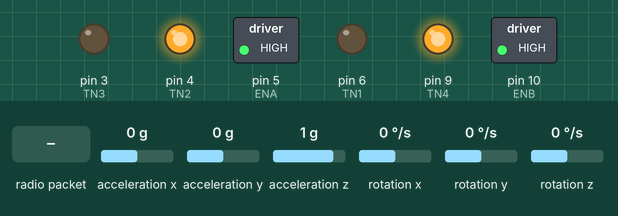
This sketch was run on a simulated Arduino Uno, built with avr-gcc and run on an emulated ATmega328P. Shown: switched loads named in the sketch (green lamp = pin HIGH), output pins drawn as LEDs (lit = HIGH). The inputs (shaded band) are chosen by the test bench; at power-on: acceleration z 1 g, rotation x 0 °/s, acceleration x 0 g, acceleration y 0 g, rotation y 0 °/s, rotation z 0 °/s. No radio packets arrive unless stated; what the sketch prints to the serial monitor is not drawn.

Above: at 2.0 s.
2.1 s: acceleration z set to 0.1 g
3.6 s: acceleration z set to -0.2 g
At 3.85 s:
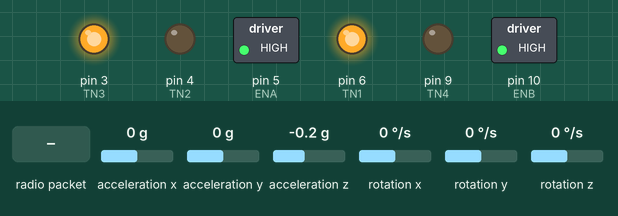
At 4.5 s:
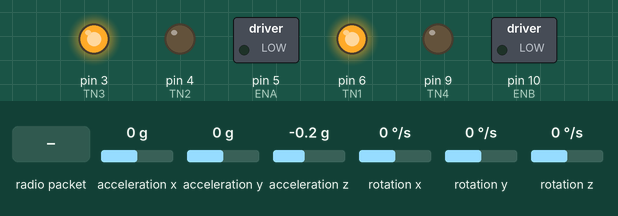
5.4 s: rotation x set to -27 °/s
8.4 s: rotation x set to -30 °/s
At 10.8 s:
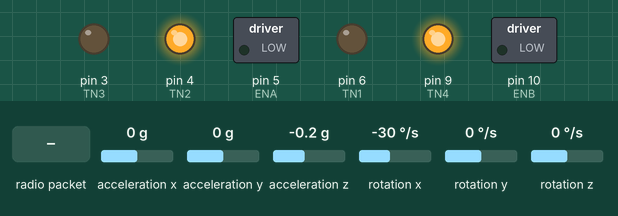
11.4 s: rotation x set to -24 °/s
At 14.3 s:
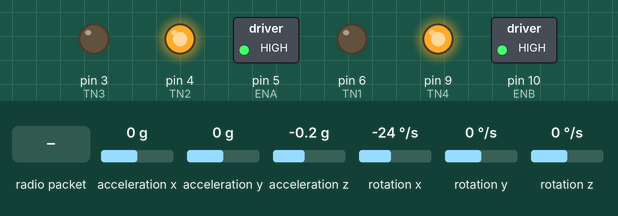
14.4 s: radio packet "1" arrives
Timing chart, 0 to 16.9 s (numbered marks = the images above; inputs shaded):
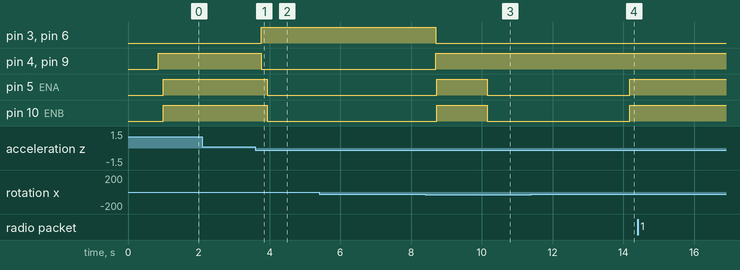

Measured:
- the behaviour switches between 0 and -0.1 g on acceleration z (found by bisection; images 0 and 1)
- the behaviour switches between -29 and -30 °/s on rotation x (found by bisection; images 2 and 3)
- the behaviour switches between -27 and -26 °/s on rotation x (found by bisection; images 3 and 4)
- after the input at 2.1 s, every drawn part: stays the same
- after the input at 3.6 s, pin 3 (TN3), pin 6 (TN1): LOW → HIGH after 0.16 s; pin 4 (TN2), pin 9 (TN4): HIGH → LOW after 0.16 s; pin 5 (ENA), pin 10 (ENB): HIGH → LOW after 0.34 s
- after the input at 5.4 s, every drawn part: stays the same
- after the input at 11.4 s, pin 5 (ENA), pin 10 (ENB): LOW → HIGH after 2.8 s

The sketch:

ArduinoSegway.ino
```cpp
/* Arduino Segway Code

 Self balancing 2 wheeled robot using Arduino UNO & MPU6050 gyroscope/accelerometer module
 Additional nRF24L01 wireless module used to remotely drive the segway
 (Rough) Combination of other open source codes for similar projects + variations that worked best

Thanks!
Shannon Charls
email: charlsshannon@gmail.com
if you have questions or want schematics or MATLAB code used to calculate PID lmk
.************************************************************************************************************/


//Libraries used
#include <Wire.h>
#include <SPI.h>
#include <RF24.h>   //I think I decided on the nRF24L01 library instead of this one
#include <nRF24L01.h> //its up to you
#include <I2Cdev.h>
#include <MPU6050.h>

MPU6050 accelgyro;
MPU6050 initialize;
int16_t ax, ay, az;
int16_t gx, gy, gz;

/*These depend on specific model. Try guessing or use MATLAB/Simulink for an iverted pendulum*/
#define Gry_offset 1  //The offset of the gyro
#define Gyr_Gain 16.348
#define Angle_offset -10  // The offset of the accelerator
#define RMotor_offset -0.5 // The offset of right motor
#define LMotor_offset 0.5  // The offset of left motor
#define pi 3.14159

float kp, ki, kd;
float Angle_Raw, Angle_Filtered, omega;
float Turn_Speed = 0, Turn_Speed_K = 0;
float Run_Speed = 0, Run_Speed_K = 0;
float LOutput,ROutput;

unsigned long preTime = 0;
unsigned long lastTime;
float Input, Output;
float errSum, dErr, error, lastErr;
int timeChange;

//Motor driver pin assignments
int TN1=6;
int TN2=4;
int ENA=5;
int TN3=3;
int TN4=9;
int ENB=10;

byte addresses[][6] = {"0"};

//nRF24L01 wireless reciever & transiever for remote
RF24 myRadio (7, 8);
struct package
{
  int X;
  int Y;
  float angle;
  float omega;
  int speed;
  uint16_t null_1;
  uint16_t null_2;
};

typedef struct package Package;
Package data;

/*Extended data from the joysticks
 Not currently used but could change axis' from 8bit to 16bit depending on how much control you want

struct Axis  // Datas from remote control
{
  uint16_t axis_1;
  uint16_t axis_2;
  uint16_t axis_3;
  uint16_t axis_4;
  uint16_t axis_5;
  uint16_t axis_6;
  uint16_t axis_7;
  uint16_t axis_8;
};
Axis axis_x;
*/

void setup()
{
  Wire.begin();
  Serial.begin(115200);

  /* If turned on with angle > |45| degrees, dont start the robot. Saves batteries. */
  accelgyro.initialize();
  initialize.setFullScaleGyroRange(MPU6050_GYRO_FS_2000);;
  for(int i = 0; i < 200; i++)  // Looping 200 times to get the real gesture when starting
  {
    Filter();   //Kalman filter
  }
  if (abs(Angle_Filtered) < 45)  // Start after filtering data & checking starting angle
  {
    omega = Angle_Raw = Angle_Filtered = 0;
    Filter();
    Output = error = errSum = dErr = Run_Speed = Turn_Speed = 0;
    myPID();
  }

  pinMode(TN1,OUTPUT);
  pinMode(TN2,OUTPUT);
  pinMode(TN3,OUTPUT);
  pinMode(TN4,OUTPUT);
  pinMode(ENA,OUTPUT);
  pinMode(ENB,OUTPUT);

  // 24L01 initialization
   myRadio.begin();
  myRadio.setChannel(115);
  myRadio.setPALevel(RF24_PA_MAX);
  myRadio.setDataRate( RF24_250KBPS ) ;
  myRadio.openReadingPipe(1, addresses[0]);
  myRadio.startListening();
}

void loop()
{
  Filter();

  //Serial.print("  Angle = ");  //Testing angle values recieved
  //Serial.print(Angle_Filtered); //Slows down loop but good for testing gyroscope

  // If angle > 45 or < -45 then stop the segway
  if (abs(Angle_Filtered) < 45)
  {
    Recive();
    myPID();
    PWMControl();
  }
  else
  {
    analogWrite(ENA, 0);  // Stop the wheels
    analogWrite(ENB, 0);  // Stop the wheels

    for(int i = 0; i < 100; i++)  // Keep reading the gesture after falling down
    {
      Filter();
    }

    if(abs(Angle_Filtered) < 45)  // Empty datas and restart the robot automaticly
    {
      for(int i = 0; i <= 500; i++)  // Reset the robot and delay 2 seconds
      {
        omega = Angle_Raw = Angle_Filtered = 0;
        Filter();
        Output = error = errSum = dErr = Run_Speed = Turn_Speed = 0;
        myPID();
      }
    }
  }

  Serial.println(); //Loop delay. The loop is going as fast as the Ardunio can process which is +- (dis)advantageous depending

}

//For radio tranciever / reciever
void Recive()
{
    if (myRadio.available() ){
       while (myRadio.available())
    {
      myRadio.read( &data, sizeof(data) );
    }

    Serial.print("X:");
    Serial.print(data.X);
    Serial.print("      Y");
    Serial.println(data.Y);


    int X = data.X;
    int Y = data.Y;
  //  int X2 = data.X2;
   // int Y2 = data.Y2;*/

   int foward = map(X,524,1024,0,255);
    int backward = map(X,500,0,0,255);
    int right = map(Y,524,1024,0,255);
    int left = map(Y,500,0,0,255);

    /*Testing the alternative axis' didn't end up using the option
    Serial.print("axis_1=");
    Serial.print(axis_x.axis_1);
    Serial.print("  axis_2=");
    Serial.println(axis_x.axis_2);
    Serial.print("  axis_3=");
    Serial.print(axis_x.axis_3);
    Serial.print("  axis_4=");
    Serial.print(axis_x.axis_4);
    Serial.print("  axis_5=");
    Serial.print(axis_x.axis_5);
    Serial.print("  axis_6=");
    Serial.print(axis_x.axis_6);
    Serial.print("  axis_7=");
    Serial.print(axis_x.axis_7);
    Serial.print("  axis_8=");
    Serial.println(axis_x.axis_8);*/

    //Data recieved from joysticks
  if(X > 524 && Y < 524 && Y > 500){
      analogWrite(TN3, foward);
      analogWrite(TN4, 0);
      analogWrite(TN1, foward);
      analogWrite(TN2, 0);
    }else if(X < 500 && Y < 524 && Y > 500){
      analogWrite(TN4, backward);
      analogWrite(TN3, 0);
      analogWrite(TN2, backward);
      analogWrite(TN1, 0);
    }else if(X < 524 && X > 500 && Y < 524 && Y > 500){
      analogWrite(TN4, 0);
      analogWrite(TN3, 0);
      analogWrite(TN2, 0);
      analogWrite(TN1, 0);
    }else if(X < 524 && X > 500 && Y > 524){
      analogWrite(TN4, 0);
      analogWrite(TN3, left);
      analogWrite(TN2, left);
      analogWrite(TN1, 0);
    }else if(X < 524 && X > 500 && Y < 500){
      analogWrite(TN4, right);
      analogWrite(TN3, 0);
      analogWrite(TN2, 0);
      analogWrite(TN1, right);
    }else if(X > 524 && Y > 524){
      analogWrite(TN3, foward);
      analogWrite(TN4, 0);
      analogWrite(TN1, foward-right);
      analogWrite(TN2, 0);
    }else if(X > 524 && Y < 500){
      analogWrite(TN3, foward-left);
      analogWrite(TN4, 0);
      analogWrite(TN1, foward);
      analogWrite(TN2, 0);
    }else if(X < 500 && Y > 524){
      analogWrite(TN4, backward);
      analogWrite(TN3, 0);
      analogWrite(TN2, backward-right);
      analogWrite(TN1, 0);
    }else if(X < 500 && Y < 500){
      analogWrite(TN4, backward-left);
      analogWrite(TN3, 0);
      analogWrite(TN2, backward);
      analogWrite(TN1, 0);
    }

  }
}

//Kalman filter to confirm correct data from gyroscope, optional but helpful
void Filter()
{
  // Raw datas from MPU6050
  accelgyro.getMotion6(&ax, &ay, &az, &gx, &gy, &gz);
  Angle_Raw = (atan2(ay, az) * 180 / pi + Angle_offset);
  omega =  gx / Gyr_Gain + Gry_offset;
  // Filters datas to get the real gesture
  unsigned long now = millis();
  float dt = (now - preTime) / 1000.00;
  preTime = now;
  float K = 0.95;
  float A = K / (K + dt);
  Angle_Filtered = A * (Angle_Filtered + omega * dt) + (1 - A) * Angle_Raw;

  // Preparing datas which can be shown on the LCD. Still investigating adding LCD screen
  //Cool but takes up power + loop time
  data.omega = omega;
  data.angle = Angle_Filtered;
}

void myPID()
{
  //I calculated PID using MATLAB at best phase margin & gain
  //Sometimes its easier to guess & test (or add potentometers) if you dont have MATLAB
  kp=170;
  ki=0.2;
  kd=1;

  // Calculating the output values using the gesture values and the PID values.
  unsigned long now = millis();
  timeChange = (now - lastTime);


  lastTime = now;

  error = Angle_Filtered;  // Proportion
  errSum += error * timeChange;  // Integration
  dErr = (error - lastErr) / timeChange;  // Differentiation
  Output = kp * error + ki * errSum + kd * dErr;
  lastErr = error;

  LOutput = Output - Turn_Speed + Run_Speed;
  ROutput = Output + Turn_Speed + Run_Speed;
  data.speed = (LOutput + ROutput) / 2;
}

//Pulse width mod control for motors
void PWMControl()
{
  if(LOutput > 0)
  {
    digitalWrite(TN1, HIGH);
    digitalWrite(TN2, LOW);
  }
  else if(LOutput < 0)
  {
    digitalWrite(TN1, LOW);
    digitalWrite(TN2, HIGH);
  }
  else
  {
    digitalWrite(ENA, 0);
  }
  if(ROutput > 0)
  {
    digitalWrite(TN3, HIGH);
    digitalWrite(TN4, LOW);
  }
  else if(ROutput < 0)
  {
    digitalWrite(TN3, LOW);
    digitalWrite(TN4, HIGH);
  }
  else
  {
    digitalWrite(ENB, 0);
  }
    analogWrite(ENA, min(255, (abs(LOutput) + LMotor_offset)));
    analogWrite(ENB, min(255, (abs(ROutput) + RMotor_offset)));
}
```

LMotorController.cpp
```cpp
#include "LMotorController.h"
#include "Arduino.h"


LMotorController::LMotorController(int ena, int in1, int in2, int enb, int in3, int in4, double motorAConst, double motorBConst)
{
    _motorAConst = motorAConst;
    _motorBConst = motorBConst;

	_ena = ena;
	_in1 = in1;
	_in2 = in2;
	_enb = enb;
	_in3 = in3;
	_in4 = in4;

	pinMode(_ena, OUTPUT);
	pinMode(_in1, OUTPUT);
	pinMode(_in2, OUTPUT);

	pinMode(_enb, OUTPUT);
	pinMode(_in3, OUTPUT);
	pinMode(_in4, OUTPUT);
}


void LMotorController::move(int leftSpeed, int rightSpeed, int minAbsSpeed)
{
    if (rightSpeed < 0)
    {
        rightSpeed = min(rightSpeed, -1*minAbsSpeed);
        rightSpeed = max(rightSpeed, -255);
    }
    else if (rightSpeed > 0)
    {
        rightSpeed = max(rightSpeed, minAbsSpeed);
        rightSpeed = min(rightSpeed, 255);
    }

    int realRightSpeed = map(abs(rightSpeed), 0, 255, minAbsSpeed, 255);

    if (leftSpeed < 0)
    {
        leftSpeed = min(leftSpeed, -1*minAbsSpeed);
        leftSpeed = max(leftSpeed, -255);
    }
    else if (leftSpeed > 0)
    {
        leftSpeed = max(leftSpeed, minAbsSpeed);
        leftSpeed = min(leftSpeed, 255);
    }

    int realLeftSpeed = map(abs(leftSpeed), 0, 255, minAbsSpeed, 255);

    digitalWrite(_in3, rightSpeed > 0 ? HIGH : LOW);
    digitalWrite(_in4, rightSpeed > 0 ? LOW : HIGH);
    digitalWrite(_in1, leftSpeed > 0 ? HIGH : LOW);
    digitalWrite(_in2, leftSpeed > 0 ? LOW : HIGH);
    analogWrite(_ena, realRightSpeed * _motorAConst);
    analogWrite(_enb, realLeftSpeed * _motorBConst);
}


void LMotorController::move(int speed, int minAbsSpeed)
{
    int direction = 1;

    if (speed < 0)
    {
        direction = -1;

        speed = min(speed, -1*minAbsSpeed);
        speed = max(speed, -255);
    }
    else
    {
        speed = max(speed, minAbsSpeed);
        speed = min(speed, 255);
    }

    if (speed == _currentSpeed) return;

    int realSpeed = max(minAbsSpeed, abs(speed));

    digitalWrite(_in1, speed > 0 ? HIGH : LOW);
    digitalWrite(_in2, speed > 0 ? LOW : HIGH);
    digitalWrite(_in3, speed > 0 ? HIGH : LOW);
    digitalWrite(_in4, speed > 0 ? LOW : HIGH);
    analogWrite(_ena, realSpeed * _motorAConst);
    analogWrite(_enb, realSpeed * _motorBConst);

    _currentSpeed = direction * realSpeed;
}


void LMotorController::move(int speed)
{
    if (speed == _currentSpeed) return;

    if (speed > 255) speed = 255;
    else if (speed < -255) speed = -255;

    digitalWrite(_in1, speed > 0 ? HIGH : LOW);
    digitalWrite(_in2, speed > 0 ? LOW : HIGH);
    digitalWrite(_in3, speed > 0 ? HIGH : LOW);
    digitalWrite(_in4, speed > 0 ? LOW : HIGH);
    analogWrite(_ena, abs(speed) * _motorAConst);
    analogWrite(_enb, abs(speed) * _motorBConst);

    _currentSpeed = speed;
}


void LMotorController::turnLeft(int speed, bool kick)
{
    digitalWrite(_in1, HIGH);
    digitalWrite(_in2, LOW);
    digitalWrite(_in3, LOW);
    digitalWrite(_in4, HIGH);

    if (kick)
    {
        analogWrite(_ena, 255);
        analogWrite(_enb, 255);

        delay(100);
    }

    analogWrite(_ena, speed * _motorAConst);
    analogWrite(_enb, speed * _motorBConst);
}


void LMotorController::turnRight(int speed, bool kick)
{
    digitalWrite(_in1, LOW);
    digitalWrite(_in2, HIGH);
    digitalWrite(_in3, HIGH);
    digitalWrite(_in4, LOW);

    if (kick)
    {
        analogWrite(_ena, 255);
        analogWrite(_enb, 255);

        delay(100);
    }

    analogWrite(_ena, speed * _motorAConst);
    analogWrite(_enb, speed * _motorBConst);
}


void LMotorController::stopMoving()
{
    digitalWrite(_in1, LOW);
    digitalWrite(_in2, LOW);
    digitalWrite(_in3, LOW);
    digitalWrite(_in4, LOW);
    digitalWrite(_ena, HIGH);
    digitalWrite(_enb, HIGH);

    _currentSpeed = 0;
}
```

LMotorController.h
```cpp
#ifndef LMotorController_h
#define LMotorController_h


#include "Arduino.h"


class LMotorController
{
protected:
    int _ena, _in1, _in2, _enb, _in3, _in4;
    int _currentSpeed;
    double _motorAConst, _motorBConst;
public:
    LMotorController(int ena, int in1, int in2, int enb, int in3, int in4, double motorAConst, double motorBConst);
    void move(int leftSpeed, int rightSpeed, int minAbsSpeed);
    void move(int speed);
    void move(int speed, int minAbsSpeed);
    void turnLeft(int speed, bool kick);
    void turnRight(int speed, bool kick);
    void stopMoving();
};


#endif
```
